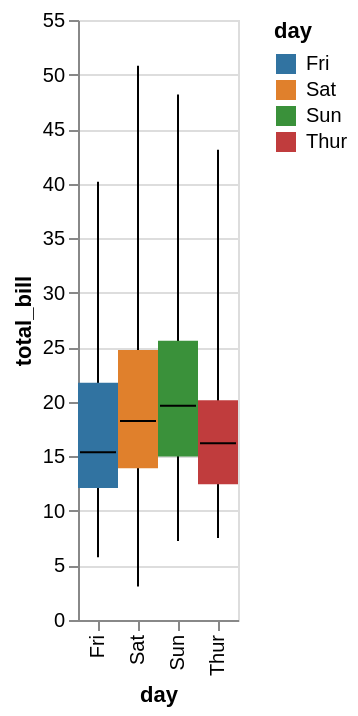

Here is the Vega-Lite specification saved for this chart:
### Vega-Lite specification from a JSON file in a GitHub repository (floating-point values rounded to 4 significant figures; data arrays with more than 128 entries replaced by an {"elided": "..."} marker saying what was removed)
{"$schema": "https://vega.github.io/schema/vega-lite/v5.json", "config": {"range": {"category": ["rgba(49,115,161,1)", "rgba(224,128,44,1)", "rgba(58,145,58,1)", "rgba(192,60,61,1)", "rgba(147,113,178,1)", "rgba(131,91,83,1)", "rgba(213,132,188,1)", "rgba(127,127,127,1)", "rgba(168,169,53,1)", "rgba(45,171,184,1)"]}, "view": {}}, "data": {"values": {"elided": "244 records"}}, "layer": [{"encoding": {"x": {"field": "day", "type": "nominal"}, "y": {"aggregate": "min", "field": "total_bill", "type": "quantitative"}, "y2": {"aggregate": "max", "field": "total_bill"}}, "mark": "rule"}, {"encoding": {"color": {"field": "day", "type": "nominal"}, "x": {"field": "day", "type": "nominal"}, "y": {"aggregate": "q1", "axis": {"title": "total_bill"}, "field": "total_bill", "type": "quantitative"}, "y2": {"aggregate": "q3", "field": "total_bill"}}, "mark": "bar"}, {"encoding": {"x": {"field": "day", "type": "nominal"}, "y": {"aggregate": "median", "field": "total_bill", "type": "quantitative"}}, "mark": {"color": "black", "size": 18, "type": "tick"}}]}
